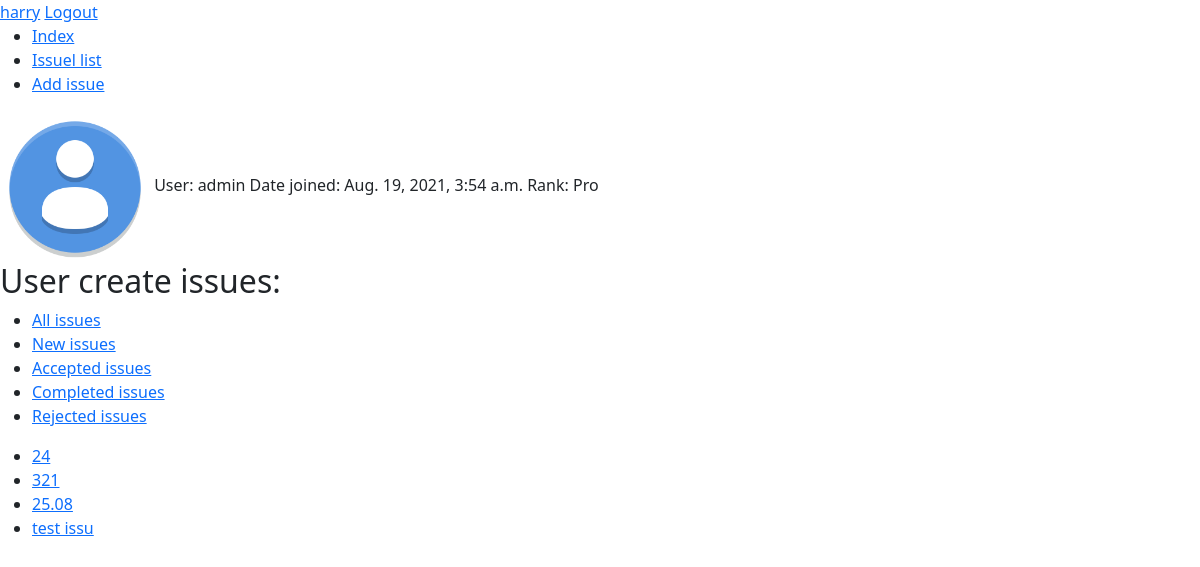
The page /user_page/1 (signed in) on the database its author committed.
### fix/models.py (models this page shows, shortened)
class User(AbstractUser):
    profile_image = models.ImageField(upload_to="profile_images", blank=True, null=True)
    rank = models.CharField(max_length=1, choices=RANKS)
    role = models.CharField(max_length=1, choices=ROLE)
    phone = models.CharField(max_length=11, blank=True)

class Issue(models.Model):
    author = models.ForeignKey(User, on_delete=models.RESTRICT, related_name="applications")
    executor = models.ForeignKey(User, on_delete=models.RESTRICT, related_name="jobs", blank=True, null=True)
    title = models.CharField(max_length=128)
    description = models.CharField(max_length=1024)
    response = models.CharField(max_length=1024, blank=True, null=True)
    date_created = models.DateTimeField(auto_now_add=True)
    status = models.CharField(max_length=1, choices=STATUS)
    image_before = models.ImageField(upload_to="images")
    image_after = models.ImageField(upload_to="images", blank=True, null=True)
    latitude = models.FloatField()
    longitude = models.FloatField()

### fix/views.py (the view)
# urls.py: path('user_page/<int:user_id>', views.user_page, name="user_page"),
def user_page(request, user_id):
    user_data = User.objects.get(pk=user_id)
    issues = Issue.objects.filter(author=user_data)
    return render(request, "fix/user_page.html", {
        "user_data": user_data,
        "issues": issues,
    })

### fix/templates/fix/user_page.html (shortened to what this page needs)
{% extends "fix/layout.html" %}
{% load static %}
{% block body %}
    <div>
        {% if user_data.profile_image %}
            <img src="{{ user_data.profile_image.url }}" style="width: 150px;">
        {% else %}
            <img src="/media/profile_images/default.png" style="width: 150px;">
        {% endif %}
        User: {{ user_data.username }}
        Date joined: {{ user_data.date_joined }}
        Rank: {{ user_data.get_rank_display }}
    </div>
    <div>
        <h2>User create issues:</h2>
        <ul>
            <li><a href="" data-status=""class="issues_link">All issues</a></li>
            <li><a href="" data-status="N" class="issues_link">New issues</a></li>
            <li><a href="" data-status="A" class="issues_link">Accepted issues</a></li>
            <li><a href="" data-status="C" class="issues_link">Completed issues</a></li>
            <li><a href="" data-status="R" class="issues_link">Rejected issues</a></li>
        </ul>
        <ul id="list">
            {% for issue  in issues %}
                <li><a href="{% url 'issue_page' issue.id %}">{{ issue.title }}</a></li>
            {% endfor %}
        </ul>
    </div>
{% endblock %}

### fix/templates/fix/layout.html (shortened to what this page needs)
{% load static %}
<!DOCTYPE html>
<html lang="en">
    <head>
        <link rel="stylesheet" href="{% static 'fix/bootstrap.min.css' %}">
    </head>
    <body>
        <header>
            {% if user.is_authenticated %}
                <a href="{% url 'user_page' user.id %}">{{ user }}</a>
                <a href="{% url 'logout' %}">Logout</a>
            {% endif %}
            <div>
                <ul>
                    <li><a href="{% url 'index' %}">Index</a></li>
                    <li><a href="{% url 'issues_list' %}">Issuel list</a></li>
                    <li><a href="{% url 'add_issue' %}">Add issue</a></li>
                </ul>
            </div>
        </header>
        {% block body %}
        {% endblock %}
    </body>
</html>

### rows shown on the page
User: username "harry"
User: profile_image (placeholder picture), username "admin", date_joined "Aug. 19, 2021, 3:54 a.m.", rank "Pro"
Issue: title "24"
Issue: title "321"
Issue: title "25.08"
Issue: title "test issu"
